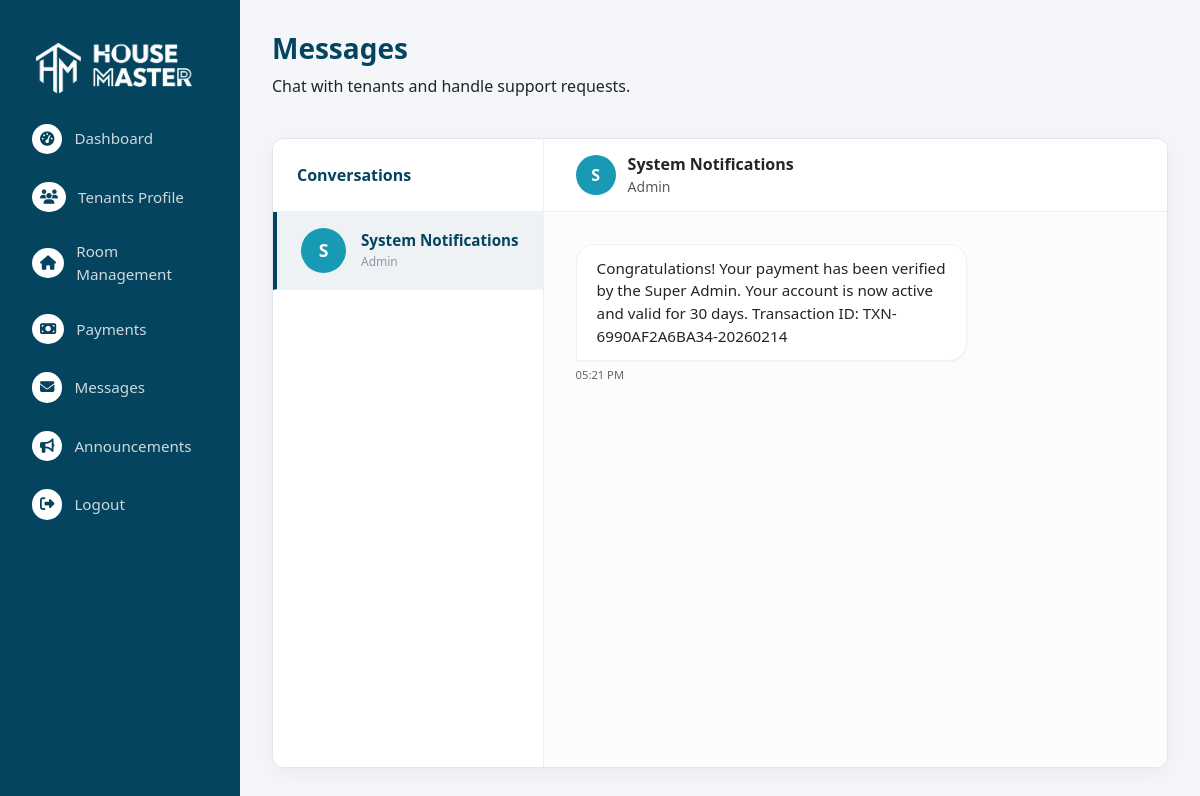
Page /admin/messages.php?tenant_id=-1 (signed in) on the committed database.
### tables this page shows
CREATE TABLE `messages` (
  `id` int(11) NOT NULL,
  `sender_type` enum('tenant','admin','system') NOT NULL,
  `sender_id` int(11) NOT NULL,
  `receiver_id` int(11) NOT NULL,
  `message` text NOT NULL,
  `is_read` tinyint(1) NOT NULL DEFAULT 0,
  `created_at` timestamp NOT NULL DEFAULT current_timestamp(),
  `sender_admin_id` int(11) DEFAULT NULL,
  `sender_tenant_id` int(11) DEFAULT NULL,
  `receiver_admin_id` int(11) DEFAULT NULL,
  `receiver_tenant_id` int(11) DEFAULT NULL
);

### admin/messages.php (the view, shortened to what this page needs)
<?php
require_once 'header.php';
$admin_id = $_SESSION["admin_id"];
$tenant_id = isset($_GET['tenant_id']) ? (int)$_GET['tenant_id'] : 0;
$tenants_stmt = $conn->prepare(
    "SELECT DISTINCT t.id, t.fullname, r.room_label
     FROM tenants t
     LEFT JOIN tenant_rooms tr ON t.id = tr.tenant_id
     LEFT JOIN rooms r ON tr.room_id = r.id
     JOIN messages m ON (m.sender_id = t.id AND m.sender_type = 'tenant' AND m.receiver_id = ?) OR (m.receiver_id = t.id AND m.sender_type = 'admin' AND m.sender_id = ?)
     WHERE t.admin_id = ?"
);
$tenants_stmt->bind_param("iii", $admin_id, $admin_id, $admin_id);
$tenants_stmt->execute();
$tenants = $tenants_stmt->get_result();
$tenant_list = $tenants->fetch_all(MYSQLI_ASSOC);
$sys_check = $conn->prepare("SELECT COUNT(id) as count FROM messages WHERE receiver_id = ? AND sender_type = 'system'");
$sys_check->bind_param("i", $admin_id);
$sys_check->execute();
$sys_count = $sys_check->get_result()->fetch_assoc()['count'];
if ($sys_count > 0) {
    array_unshift($tenant_list, [
        'id' => -1,
        'fullname' => 'System Notifications',
        'room_label' => 'Admin'
    ]);
}
$messages = null;
if ($tenant_id != 0) {
    if ($tenant_id == -1) {
        $messages_stmt = $conn->prepare("SELECT * FROM messages WHERE receiver_id = ? AND sender_type = 'system' ORDER BY created_at ASC");
        $messages_stmt->bind_param("i", $admin_id);
    }
    $messages_stmt->execute();
    $messages = $messages_stmt->get_result();
}
?>
<!DOCTYPE html>
<html lang="en">
<head>
  <link rel="stylesheet" href="https://cdn.jsdelivr.net/npm/bootstrap@5.3.2/dist/css/bootstrap.min.css">
  <link rel="stylesheet" href="https://cdnjs.cloudflare.com/ajax/libs/font-awesome/6.5.0/css/all.min.css">
  <link rel="stylesheet" href="side.css">
  <link rel="stylesheet" href="main.css">
</head>
<body>
<?php include("navbar.php"); ?>
<div class="main">
    <div class="page-header">
        <h3 class="page-title">Messages</h3>
        <p class="page-subtitle">Chat with tenants and handle support requests.</p>
    </div>
    <div class="chat-layout">
        <div class="chat-sidebar">
            <div class="sidebar-header">
                Conversations
            </div>
            <div class="user-list">
                <?php if (count($tenant_list) > 0): ?>
                    <?php foreach($tenant_list as $t): ?>
                        <a href="messages.php?tenant_id=<?php echo $t['id']; ?>" class="user-item <?php echo ($t['id'] == $tenant_id) ? 'active' : ''; ?>">
                            <div class="user-avatar">
                                <?php echo strtoupper(substr($t['fullname'], 0, 1)); ?>
                            </div>
                            <div class="user-info">
                                <span class="user-name"><?php echo htmlspecialchars($t['fullname']); ?></span>
                                <span class="user-meta">
                                    <?php echo $t['room_label'] ? htmlspecialchars($t['room_label']) : 'No Room'; ?>
                                </span>
                            </div>
                        </a>
                    <?php endforeach; ?>
                <?php else: ?>
                    <div class="p-4 text-center text-muted small">No conversations yet.</div>
                <?php endif; ?>
            </div>
        </div>
        <div class="chat-content">
            <?php if ($tenant_id != 0): ?>
                <div class="chat-header">
                    <?php
                        $current_tenant_name = "Unknown";
                        $current_tenant_room = "";
                        foreach($tenant_list as $t) {
                            if($t['id'] == $tenant_id) {
                                $current_tenant_name = $t['fullname'];
                                $current_tenant_room = $t['room_label'];
                                break;
                            }
                        }
                    ?>
                    <div class="d-flex align-items-center">
                        <div class="user-avatar" style="width: 40px; height: 40px; font-size: 1rem; margin-right: 12px;">
                            <?php echo strtoupper(substr($current_tenant_name, 0, 1)); ?>
                        </div>
                        <div>
                            <div class="fw-bold text-dark"><?php echo htmlspecialchars($current_tenant_name); ?></div>
                            <div class="small text-muted"><?php echo $current_tenant_room ? htmlspecialchars($current_tenant_room) : 'Chat History'; ?></div>
                        </div>
                    </div>
                </div>
                <div class="chat-messages">
                    <?php if ($messages && $messages->num_rows > 0): ?>
                        <?php while($msg = $messages->fetch_assoc()):
                            $is_me = ($msg['sender_type'] === 'admin');
                            $wrapper_class = $is_me ? 'me' : 'other';
                        ?>
                        <div class="message-wrapper <?php echo $wrapper_class; ?>" data-message-id="<?php echo $msg['id']; ?>">
                            <div class="message-bubble">
                                <?php echo htmlspecialchars($msg['message']); ?>
                            </div>
                            <span class="message-time">
                                <?php echo date("h:i A", strtotime($msg['created_at'])); ?>
                            </span>
                        </div>
                        <?php endwhile; ?>
                    <?php endif; ?>
                </div>
            <?php endif; ?>
        </div>
    </div>
</div>
</body>
</html>

### admin/side.css (style rules this page uses)
body { background-color: #f5f7fa; font-family: 'Segoe UI', sans-serif; margin: 0; padding: 0; }
.main { margin-left: 240px; padding: 20px; }

### admin/main.css (style rules this page uses)
.main { display: flex; flex-direction: column; }

### admin/messages.php (style rules this page uses)
:root { --primary-color: #05445E; --secondary-color: #189AB4; --accent-color: #75E6DA; --light-bg: #f4f6f9; }
body { background-color: var(--light-bg); font-family: 'Segoe UI', Tahoma, Geneva, Verdana, sans-serif; }
.main { padding: 2rem; height: 100vh; display: flex; flex-direction: column; }
.page-header { margin-bottom: 1.5rem; flex-shrink: 0; }
.page-title { color: var(--primary-color); font-weight: 800; font-size: 1.75rem; margin-bottom: 0.5rem; }
.chat-layout { display: flex; background: #fff; border-radius: 12px; box-shadow: 0 5px 25px rgba(0,0,0,0.05); overflow: hidden; flex-grow: 1; min-height: 0; border: 1px solid #e1e5eb; }
.chat-sidebar { width: 320px; border-right: 1px solid #f0f0f0; display: flex; flex-direction: column; background: #fff; }
.sidebar-header { padding: 1.5rem; border-bottom: 1px solid #f0f0f0; font-weight: 800; color: var(--primary-color); }
.user-list { overflow-y: auto; flex-grow: 1; }
.user-item { display: flex; align-items: center; padding: 1rem 1.5rem; border-bottom: 1px solid #f4f6f9; cursor: pointer; transition: all 0.2s; text-decoration: none; color: #495057; }
.user-item.active { background-color: #eef2f5; border-left: 4px solid var(--primary-color); color: var(--primary-color); }
.user-avatar { width: 45px; height: 45px; border-radius: 50%; background-color: var(--secondary-color); color: #fff; display: flex; align-items: center; justify-content: center; font-weight: 700; margin-right: 15px; flex-shrink: 0; font-size: 1.1rem; }
.user-info { flex-grow: 1; min-width: 0; }
.user-name { font-weight: 600; font-size: 0.95rem; margin-bottom: 2px; white-space: nowrap; overflow: hidden; text-overflow: ellipsis; display: block; }
.user-meta { font-size: 0.75rem; color: #8898aa; white-space: nowrap; overflow: hidden; text-overflow: ellipsis; display: block; }
.chat-content { flex-grow: 1; display: flex; flex-direction: column; background-color: #fff; }
.chat-header { padding: 1rem 2rem; border-bottom: 1px solid #f0f0f0; display: flex; align-items: center; background: #fff; height: 73px; }
.chat-messages { flex-grow: 1; padding: 2rem; overflow-y: auto; background-color: #fcfcfc; display: flex; flex-direction: column; }
.message-wrapper { display: flex; flex-direction: column; margin-bottom: 1rem; width: 100%; }
.message-wrapper.other { align-items: flex-start; }
.message-bubble { max-width: 70%; padding: 12px 20px; border-radius: 18px; position: relative; font-size: 0.95rem; line-height: 1.5; word-wrap: break-word; box-shadow: 0 1px 2px rgba(0,0,0,0.05); }
.message-wrapper.other .message-bubble { background-color: #fff; color: #212529; border-bottom-left-radius: 2px; border: 1px solid #f0f0f0; }
.message-time { font-size: 0.7rem; margin-top: 6px; opacity: 0.7; display: block; }

### rows in the picture
messages: message "Congratulations! Your payment has been verified by the Super Admin. Your account is now active and valid for 30 days. Transaction ID: TXN-6990AF2A6BA34-20260214", created_at "05:21 PM"

### other values in the picture
substr($t['fullname'], 0, 1) "S"
$t['fullname'] "System Notifications"
$t['room_label'] "Admin"
substr($current_tenant_name, 0, 1) "S"
$current_tenant_name "System Notifications"
$current_tenant_room "Admin"
